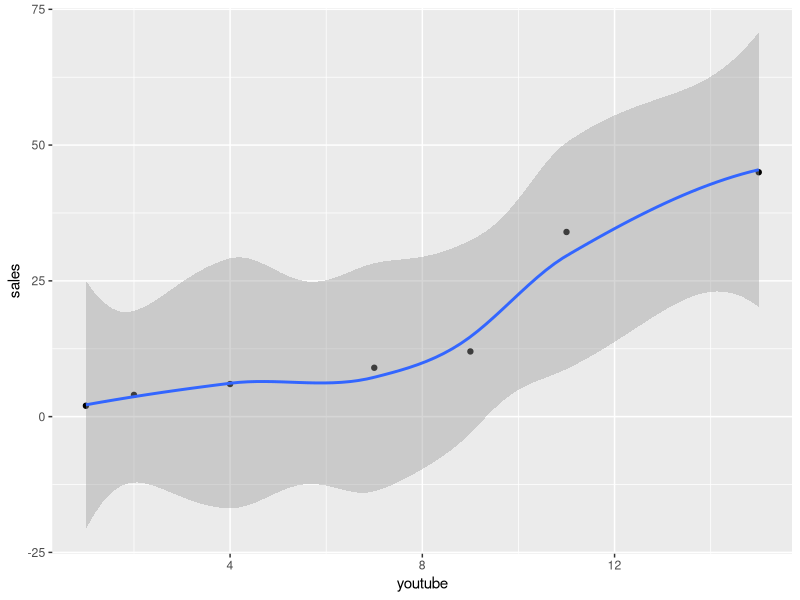

Generate this figure with R:
## ---- chunk 1
knitr::opts_chunk$set(echo = TRUE)
## ---- chunk 2
# create input parameters
marketing=data.frame(sales=c(2,4,6,9,12,34,45),youtube=c(1,2,4,7,9,11,15))
## ---- chunk 3
library(ggplot2)
ggplot(marketing, aes(x = youtube, y = sales)) +
  geom_point() +
  stat_smooth()
## ---- chunk 4
cor.test(marketing$sales,marketing$youtube)
## ---- chunk 5
#fit a linear model
model <- lm(sales ~ youtube, data = marketing)
## ---- chunk 6
summary(model)$coef
## ---- chunk 7
library(dplyr)
newdata <- data.frame(youtube = c(1000,  2000, 3500))
model %>% predict(newdata)
